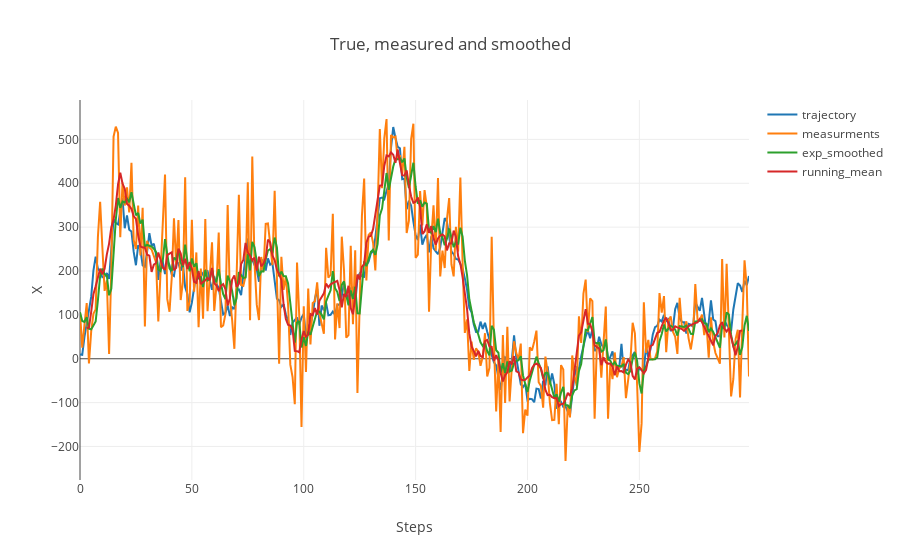

The cell this chart's notebook holds for it:
### Code cell
data = [
    go.Scatter(
        y=trajectory,
        name='trajectory'
    ),
    go.Scatter(
        y=measurments,
        name='measurments'
    ),
    go.Scatter(
        y=exp_smoothed,
        name='exp_smoothed'
    ),
    go.Scatter(
        y=running_mean,
        name='running_mean'
    ),
]

layout= go.Layout(
    title= 'True, measured and smoothed',
    xaxis= dict(
        title= 'Steps',
    ),
    yaxis=dict(
        title= 'X',
    ),
    showlegend= True
)
fig= go.Figure(data=data, layout=layout)
iplot(fig)

### Figure 1 — Plotly figure (JSON) as saved in the notebook; plotly's stock layout.template omitted (floating-point values rounded to 4 significant figures; data arrays with more than 128 entries replaced by an {"elided": "..."} marker saying what was removed)
{"data": [{"name": "trajectory", "type": "scatter", "uid": "7e803e78-cb17-11e8-8af6-20c9d081d2d3", "y": {"elided": "300 float values"}}, {"name": "measurments", "type": "scatter", "uid": "7e80415c-cb17-11e8-9aa7-20c9d081d2d3", "y": {"elided": "300 float values"}}, {"name": "exp_smoothed", "type": "scatter", "uid": "7e804314-cb17-11e8-b922-20c9d081d2d3", "y": {"elided": "300 float values"}}, {"name": "running_mean", "type": "scatter", "uid": "7e8044a4-cb17-11e8-b43e-20c9d081d2d3", "y": {"elided": "300 float values"}}], "layout": {"showlegend": true, "title": "True, measured and smoothed", "xaxis": {"title": "Steps"}, "yaxis": {"title": "X"}}}
